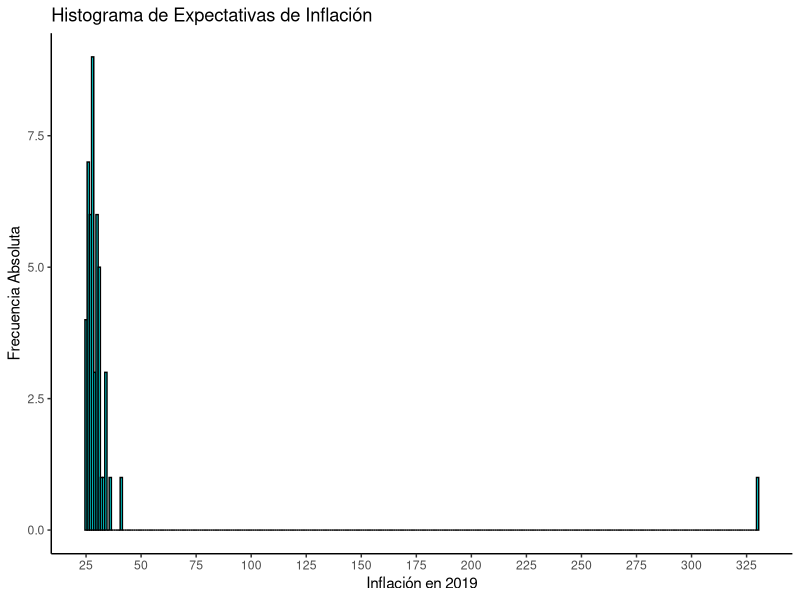
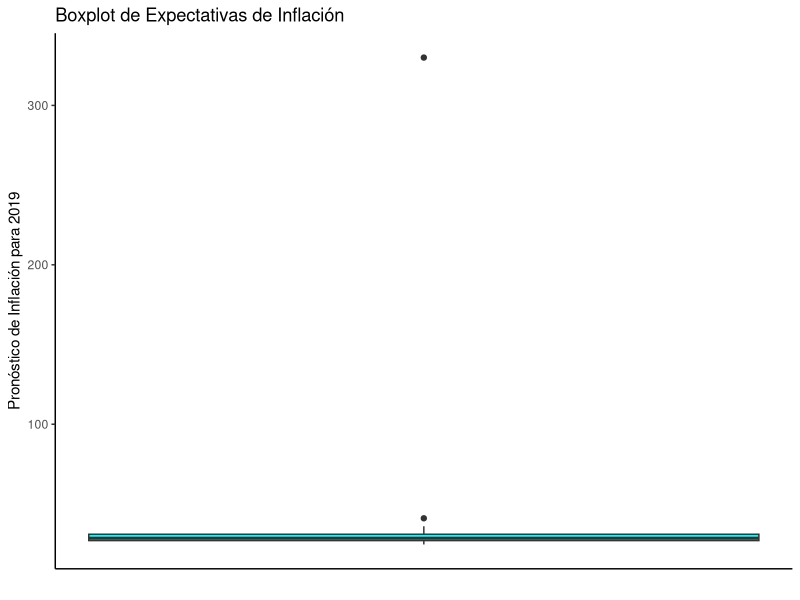
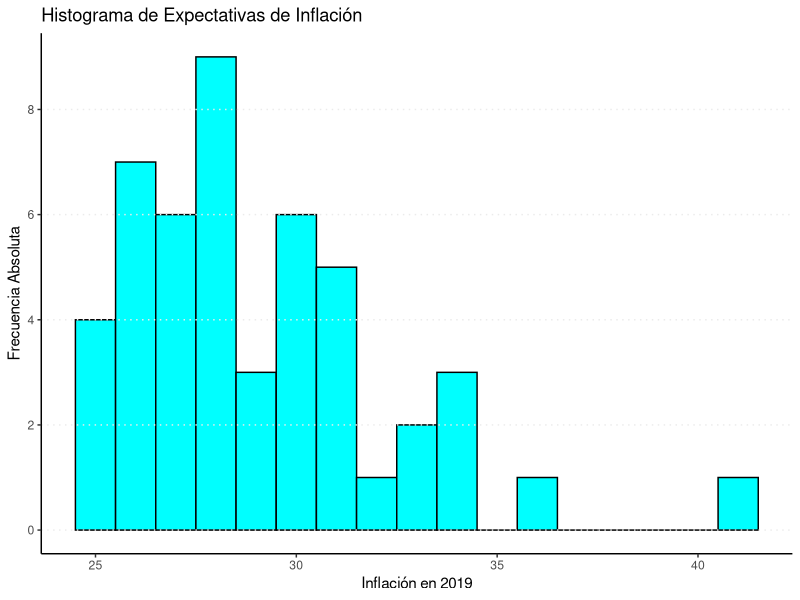
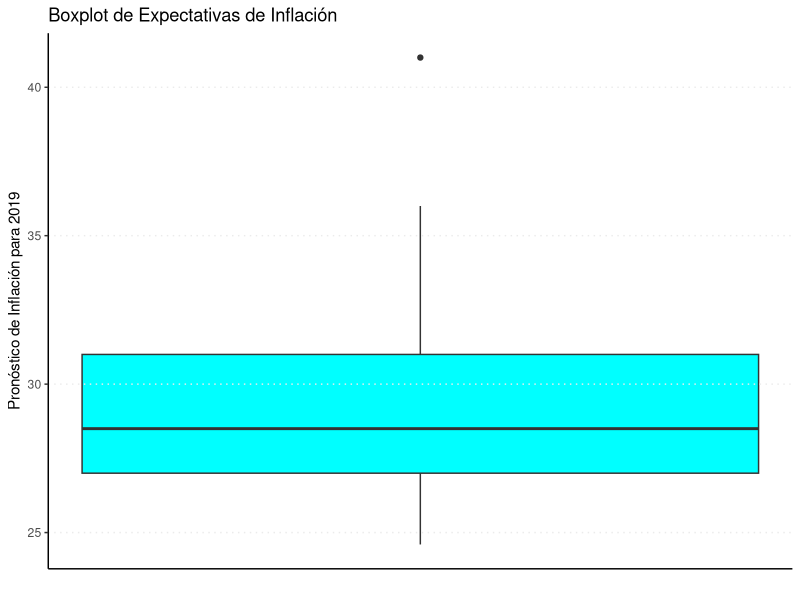
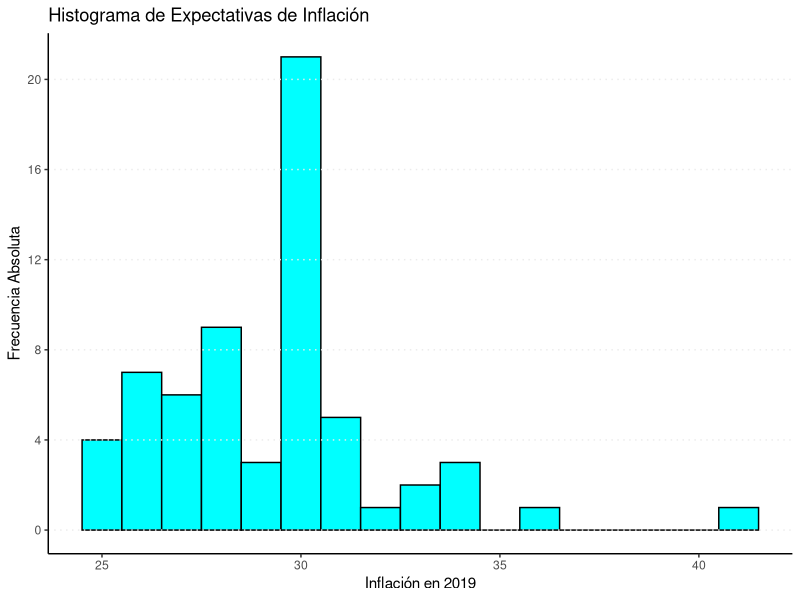
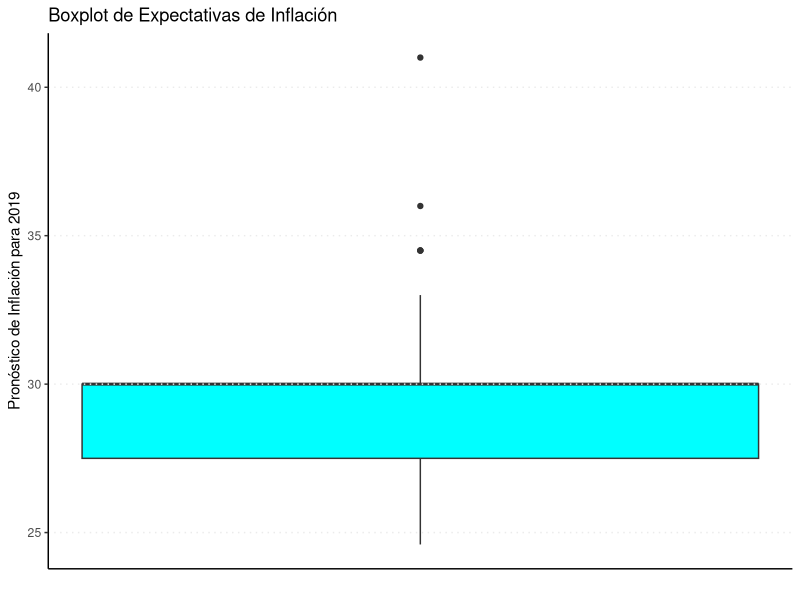

These charts were generated, in order, by the following R code:
########################################################
## TP de Estadística ###################################
## Curso de Tamara Burdisso - FCE UBA ##################
########################################################
## Primera Parte - Ejercicio 1 #########################
########################################################

#' Una práctica habitual de los principales bancos centrales del mundo es realizar un 
#' **relevamiento sistemático de los principales pronósticos macroeconómicos de corto y mediano plazo**
#' que distintos analistas realizan sobre la evolución de la economía. Además de contribuir 
#' con la política de transparencia en la comunicación, la información que proporciona este
#' tipo de encuestas resulta de **gran relevancia para las decisiones de política monetaria y económica**.
#' Adicionalmente, esta información es relevante para las decisiones de consumo e inversión,
#' constituyéndose como un bien público al proveer a la comunidad la mejor información posible
#' respecto de las estimaciones que realizan los especialistas sobre el comportamiento futuro
#' de las principales variables económicas.
#' 
#' El Banco Central de la República Argentina (BCRA) publica todos los meses el 
#' **Relevamiento de Expectativas de Mercado (REM)**. Para ello, en los últimos 3 días hábiles
#' de cada mes realiza un relevamiento sobre las expectativas de los precios minoristas,
#' la tasa de interés, el tipo de cambio nominal, el nivel de actividad económica y el resultado
#' primario del sector público nacional no financiero. Para mayor información sobre el REM, visitar el 
#' siguiente link: 
#' 
#' http://www.bcra.gov.ar/Pdfs/PublicacionesEstadisticas/Consideraciones%20del%20Relevamiento%20de%20Expectativas%20de%20Mercado%20(REM).pdf
#'    
#' A continuación, se presenta una simulación de los pronósticos que 48 agentes tenían en
#' diciembre de 2018 sobre la inflación anual de 2019. Las respuestas de cada agente se almacenan
#' en el objeto 'inflacion_2019':
#' 

###### Ejecutar desde aqui #################################
library(tidyverse) ## Cargamos un paquete de funciones necesario para el ejercicio
inflacion_2019 <- c(31.5, 28.5, 27.5, 27.0, 31.5, 36.0, 29.0, 26.0, 28.5, 28.5, 27.0, 31.0, 31.0, 27.5,
                    30.0, 26.0, 27.0, 41.0, 26.5, 34.5, 28.5, 25.5, 30.0, 26.5, 31.0, 30.5, 32.0, 33.0,
                    28.0, 28.0, 29.0, 28.0, 26.0, 24.6, 29.5, 30.0, 34.5, 25.0, 30.0, 26.0, 27.0, 25.0,
                    34.5, 26.0, 28.5, 28.0, 330, 30.0)
###### Hasta aqui ##########################################


#' El ejercicio consiste en analizar qué esperan estos agentes sobre la tasa de inflación de 2019.

##### Ejercicio a)

#' Calcular las siguientes medidas de centralidad: Media, Mediana, Moda.
#' 
#' Calcular las siguientes medidas de dispersion: Rango, Rango intercuartilico, Varianza y Desvio Standard.
#' 
#' Las siguientes funciones pueden ser utiles para calcular estos valores:

###### Ejecutar desde aqui #################################
summary(inflacion_2019) # Esta función calcula máximo, mínimo, Q1, Q3, media y mediana
var(inflacion_2019) # Esta función calcula la varianza
sd(inflacion_2019) # Esta función calcula el desvío standard
###### Hasta aqui ##########################################


#' Calcular una tabla de frecuencias. ¿Cuáles son los 5 pronósticos más frecuentes?

###### Ejecutar desde aqui #################################
tibble(inflacion_2019=inflacion_2019) %>%
  count(inflacion_2019) %>% 
  arrange(desc(n))
###### Hasta aqui ##########################################
 
#' Dibujar histograma y boxplot de las expectativas de inflación.
#' 

##### Histograma:

###### Ejecutar desde aqui #################################
inflacion_2019 %>% as.data.frame() %>%
  ggplot() +
  geom_histogram(aes(inflacion_2019), binwidth = 1, fill="cyan", color="black") +
  theme_classic() +
  labs(x="Inflación en 2019", y="Frecuencia Absoluta", 
       title="Histograma de Expectativas de Inflación") +
  scale_x_continuous(breaks=seq(0,350,25))
###### Hasta aqui ##########################################

##### Boxplot:
 
###### Ejecutar desde aqui #################################
inflacion_2019 %>% as.data.frame() %>%
  ggplot() +
  geom_boxplot(aes(y=inflacion_2019), fill="cyan") +
  theme_classic() +
  labs(x="", y="Pronóstico de Inflación para 2019", 
       title="Boxplot de Expectativas de Inflación") +
  theme(axis.text.x = element_blank(),
        axis.ticks.x = element_blank())
###### Hasta aqui ##########################################

#' ¿Identifica algún valor que pueda considerarse atípico? ¿Cuál?

 
##### Ejercicio b)
 
#' Al analizar los resultados y gráficos anteriores, se sospecha de un error al ingresar los datos.
#' En efecto, la respuesta número 47 fue registrada como 330, cuando en realidad debería figurar 33.0.

#' Para corregir este error, crearemos un nuevo objeto 'inflacion_2019_corregida' con el dato correcto.

###### Ejecutar desde aqui #################################
inflacion_2019_corregida <- inflacion_2019
inflacion_2019_corregida[47] <- 33.0
###### Hasta aqui ##########################################


#' Repita el calculo de medidas de centralidad y dispersion.
#' ¿Cuáles se modifican y cuales quedan igual? 
#' Tambien realice nuevamente el histograma y el boxplot.
#' Explique las diferencias que observa con el ejercicio a)
#' 

###### Ejecutar desde aqui #################################
summary(inflacion_2019_corregida)
var(inflacion_2019_corregida)
sd(inflacion_2019_corregida)
###### Hasta aqui ##########################################

#### Histograma

###### Ejecutar desde aqui #################################
inflacion_2019_corregida %>% as.data.frame() %>%
  ggplot() +
  geom_histogram(aes(inflacion_2019_corregida), binwidth = 1, fill="cyan", color="black") +
  theme_classic() +
  labs(x="Inflación en 2019", y="Frecuencia Absoluta", 
       title="Histograma de Expectativas de Inflación") +
  scale_x_continuous(breaks=seq(0,45,5)) +
  scale_y_continuous(breaks = seq(0,10,2)) +
  theme(panel.grid.major.y = element_line(linetype = "dotted"),
        panel.background = element_blank(),
        panel.ontop = TRUE)
###### Hasta aqui ##########################################

#### Boxplot

###### Ejecutar desde aqui #################################
inflacion_2019_corregida %>% as.data.frame() %>%
  ggplot() +
  geom_boxplot(aes(y=inflacion_2019_corregida), fill="cyan") +
  theme_classic() +
  labs(x="", y="Pronóstico de Inflación para 2019", 
       title="Boxplot de Expectativas de Inflación") +
  theme(axis.text.x = element_blank(),
        axis.ticks.x = element_blank(),
        panel.grid.major.y = element_line(linetype = "dotted"),
        panel.background = element_blank(),
        panel.ontop = TRUE)
###### Hasta aqui ##########################################


##### Ejercicio c)

#' Viendo los resultados de a) y b), explique el significado de la siguiente frase:

#' 'La mediana y el RIC son robustas a la ocurrencia de valores atipicos, mientras que la media y la
#'  varianza no lo son'


##### Ejercicio d)

#' Supongamos que un grupo de 15 agentes envió tarde su respuesta, por lo que no fueron incluidos
#' originalmente en el REM. El BCRA decide actualizar su publicación incorporando estos nuevos 15 pronósticos.
#' Sorprendentemente, los 15 pronósticos son iguales: todos esperan una inflación del 30% para 2019.
#' Incorpore estas notas al objeto inflacion_2019_corregida:
#' 

###### Ejecutar desde aqui #################################
inflacion_2019_corregida <- c(inflacion_2019_corregida, rep(30,15))
###### Hasta aqui ##########################################

 
#' Revise que se han incorporado las notas correctamente:

###### Ejecutar desde aqui #################################
inflacion_2019_corregida
###### Hasta aqui ##########################################


#' Repita el cálculo de los indicadores de centralidad y dispersión.
#' También realice histograma y boxplot.
#' Compare con los resultados del ejercicio b)
#' ¿Qué efectos tiene que se hayan incorporado 15 pronósticos iguales?
#' 

###### Ejecutar desde aqui #################################
summary(inflacion_2019_corregida)
var(inflacion_2019_corregida)
sd(inflacion_2019_corregida)
###### Hasta aqui ##########################################

#### Histograma

###### Ejecutar desde aqui #################################
inflacion_2019_corregida %>% as.data.frame() %>%
  ggplot() +
  geom_histogram(aes(inflacion_2019_corregida), binwidth = 1, fill="cyan", color="black") +
  theme_classic() +
  labs(x="Inflación en 2019", y="Frecuencia Absoluta", 
       title="Histograma de Expectativas de Inflación") +
  scale_x_continuous(breaks=seq(0,45,5)) +
  scale_y_continuous(breaks = seq(0,20,4)) +
  theme(panel.grid.major.y = element_line(linetype = "dotted"),
        panel.background = element_blank(),
        panel.ontop = TRUE)
###### Hasta aqui ##########################################

#### Boxplot

###### Ejecutar desde aqui #################################
inflacion_2019_corregida %>% as.data.frame() %>%
  ggplot() +
  geom_boxplot(aes(y=inflacion_2019_corregida), fill="cyan") +
  theme_classic() +
  labs(x="", y="Pronóstico de Inflación para 2019", 
       title="Boxplot de Expectativas de Inflación") +
  theme(axis.text.x = element_blank(),
        axis.ticks.x = element_blank(),
        panel.grid.major.y = element_line(linetype = "dotted"),
        panel.background = element_blank(),
        panel.ontop = TRUE)
###### Hasta aqui ##########################################

# Interpretar los resultados.

# Fin del ejercicio. 